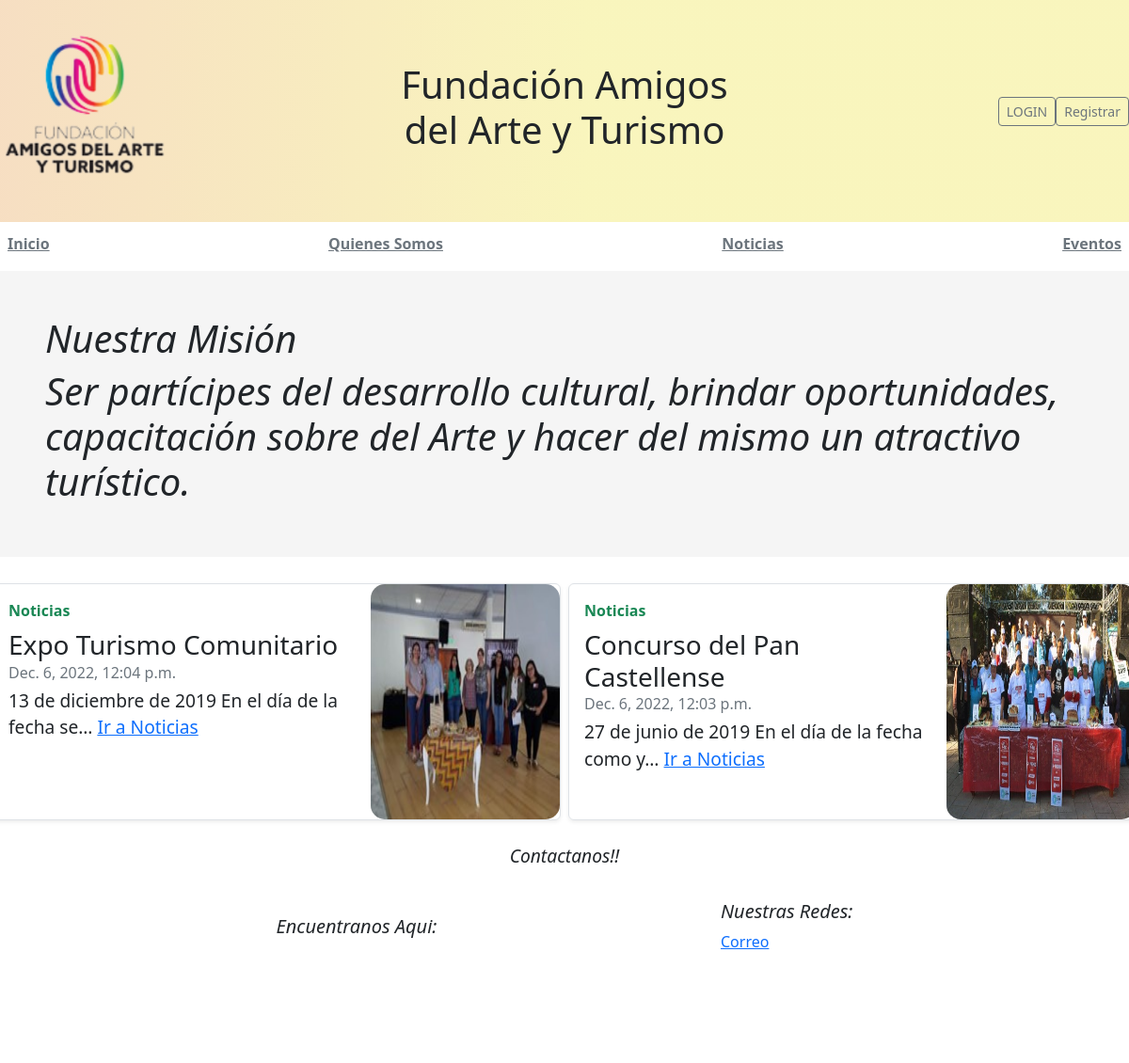
The page / on the database its author committed.
### apps/noticias/models.py (models this page shows, shortened)
class Post(models.Model):
    titulo = models.CharField(max_length=100)
    contenido = models.TextField(blank=True, null=True)
    imagen = models.ImageField(null=True, blank=True, upload_to='static/img/')
    fecha = models.DateTimeField(auto_now_add=True)

### blog/views.py (the view)
# urls.py: 2. Add a URL to urlpatterns:  path('', Home.as_view(), name='home')
def Home (request):
    posts = Post.objects.all().order_by('-fecha')[:2]
    return render( request, 'Home.html', { 'ultima_noticias': posts})

### templates/Home.html
{% extends 'basetemplate.html'%}
{% load static%}
{%block contenido%}
<main >
    <div class="banner">
        <div class="p-4 p-md-5 mb-4 rounded"  >
        <div class="col-md-12 px-0">
            <h1 class="display-12 fst-italic"> Nuestra Misión</h1>
        <h1 class="display-12 fst-italic">Ser partícipes del desarrollo cultural, brindar oportunidades, capacitación sobre del Arte y hacer del mismo un atractivo turístico.</h1>
        </div>
        </div>
    </div>
    <div class="row mb-2">
    {% for post in ultima_noticias %}
    <div class="p-1 p-md-6  col-6">
        <div class="row g-0 border rounded overflow-hidden flex-md-row mb-1 shadow-sm h-md-250 position-relative">
        <div class="col-md-8 p-3 d-flex flex-column position-static">
            <strong class="d-inline-block mb-2 text-success">Noticias</strong>
            <h3 class="mb-0">{{post.titulo}}</h3>
            <div class="mb-1 text-muted">{{ post.fecha }}</div>
            <p class="mb-auto">{{ post.contenido | truncatechars:50|safe }} <span><a href="{% url 'noticias:listar.html'%}" class="stretched-link">Ir a Noticias</a></span></p>
        </div>
        <div class="col-4 d-none d-lg-block">
            <img src="{{ post.imagen.url }}" class="card-img-top" max-width="200px" height="250px" style="border-radius: 15px; padding-top: 0px;">
        </div>
        </div>
    </div>
    {%endfor%}
    </div>
{%endblock contenido%}

### static/css/Quienes.css (style rules this page uses)
p { font-size: larger; }
.banner { background: whitesmoke; }
body { margin: 0; padding: 0; }

### rows shown on the page
Post: titulo "Expo Turismo Comunitario", fecha "Dec. 6, 2022, 12:04 p.m.", contenido "13 de diciembre de 2019 En el día de la fecha se…", imagen (picture)
Post: titulo "Concurso del Pan Castellense", fecha "Dec. 6, 2022, 12:03 p.m.", contenido "27 de junio de 2019 En el día de la fecha como y…", imagen (picture)
